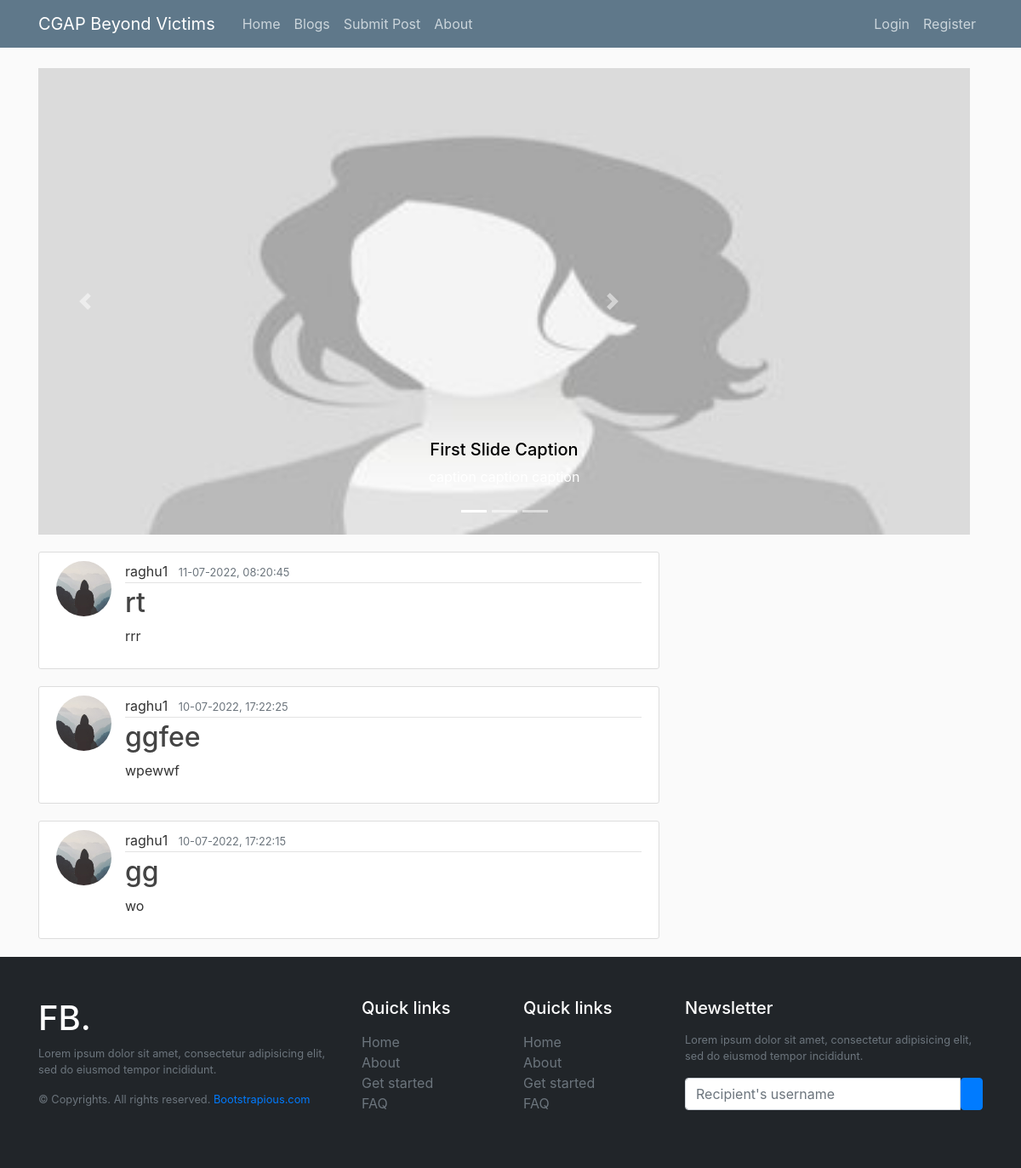
The page /home on the database its author committed.
### cgap/models.py (models this page shows, shortened)
class Post(db.Model):
    id = db.Column(db.Integer, primary_key=True)
    title = db.Column(db.String(100), nullable=False)
    date_posted = db.Column(db.DateTime, nullable=False, default=datetime.utcnow)
    image_file = db.Column(
        db.String(20), nullable=False, default="images/women_default.jpg"
    )
    content = db.Column(db.Text, nullable=False)
    user_id = db.Column(db.Integer, db.ForeignKey("user.id"), nullable=False)

class User(db.Model, UserMixin):
    id = db.Column(db.Integer, primary_key=True)
    username = db.Column(db.String(20), unique=True, nullable=False)
    email = db.Column(db.String(120), unique=True, nullable=False)
    image_file = db.Column(
        db.String(20), nullable=False, default="images\profile_pics\default.jpg"
    )
    password = db.Column(db.String(60), nullable=False)
    posts = db.relationship("Post", backref="author", lazy=True)

### cgap/routes.py (the view)
@app.route("/")
@app.route("/home")
def home():
    posts = Post.query.order_by(Post.date_posted.desc())
    return render_template("home.html", posts=posts)

### cgap/templates/home.html (shortened to what this page needs)
{% extends "layout.html" %}
{% block content %}
<div id="carouselExampleIndicators" class="carousel slide" data-ride="carousel">
  <ol class="carousel-indicators">
    <li data-target="#carouselExampleIndicators" data-slide-to="0" class="active"></li>
    <li data-target="#carouselExampleIndicators" data-slide-to="1"></li>
    <li data-target="#carouselExampleIndicators" data-slide-to="2"></li>
  </ol>
  <div class="carousel-inner">
    <div class="carousel-item active">
      <img class="d-block w-100" src="{{ url_for('static', filename='images/women_default.jpg') }}" alt="First slide">
      <div class="carousel-caption d-none d-md-block">
          <h5>First Slide Caption</h5>
          <p>caption caption caption</p>
      </div>
    </div>
  </div>
  <a class="carousel-control-prev" href="#carouselExampleIndicators" role="button" data-slide="prev">
    <span class="carousel-control-prev-icon" aria-hidden="true"></span>
  </a>
  <a class="carousel-control-next" href="#carouselExampleIndicators" role="button" data-slide="next">
    <span class="carousel-control-next-icon" aria-hidden="true"></span>
  </a>
</div>
<div>
{% for post in posts %}
  {% if loop.index<=5 %}
    <article class="media content-section">
      <img
        class="rounded-circle article-img"
        src="{{ url_for('static', filename='profile_pics/' + post.author.image_file) }}"
      />
      <div class="media-body">
        <div class="article-metadata">
          <a
            class="mr-2"
            href="{{ url_for('user_posts', username=post.author.username) }}"
            >{{ post.author.username }}</a
          >
          <small class="text-muted"
            >{{ post.date_posted.strftime('%d-%m-%Y, %H:%M:%S') }}</small
          >
        </div>
        <h2>
          <a class="article-title" href="{{ url_for('post', post_id=post.id) }}"
            >{{ post.title }}</a
          >
        </h2>
          <p class="article-content">{{ post.content|truncate(60, True, '...') }}</p>
      </div>
    </article>
  {% endif %}
{% endfor %}
</div>
{% endblock content %}

### cgap/static/main.css (style rules this page uses)
body { background: #fafafa; color: #333333; margin-top: 5rem; }
h1, h2, h3, h4, h5, h6 { color: black; }
.content-section { background: #ffffff; padding: 10px 20px; border: 1px solid #dddddd; border-radius: 3px; margin-bottom: 20px; }
.article-title { color: #444444; }
.article-content { white-space: pre-line; }
.article-img { height: 65px; width: 65px; margin-right: 16px; }
.article-metadata { padding-bottom: 1px; margin-bottom: 4px; border-bottom: 1px solid #e3e3e3; }
.carousel-inner { width: 150%; margin-bottom: 20px; }
.carousel-indicators { width: 120%; }
a { color: inherit; text-decoration: none; transition: all 0.3s; }

### rows shown on the page
Post: image_file (placeholder picture), author.username "raghu1", date_posted "11-07-2022, 08:20:45", title "rt", content "rrr"
Post: image_file (placeholder picture), author.username "raghu1", date_posted "10-07-2022, 17:22:25", title "ggfee", content "wpewwf"
Post: image_file (placeholder picture), author.username "raghu1", date_posted "10-07-2022, 17:22:15", title "gg", content "wo"
